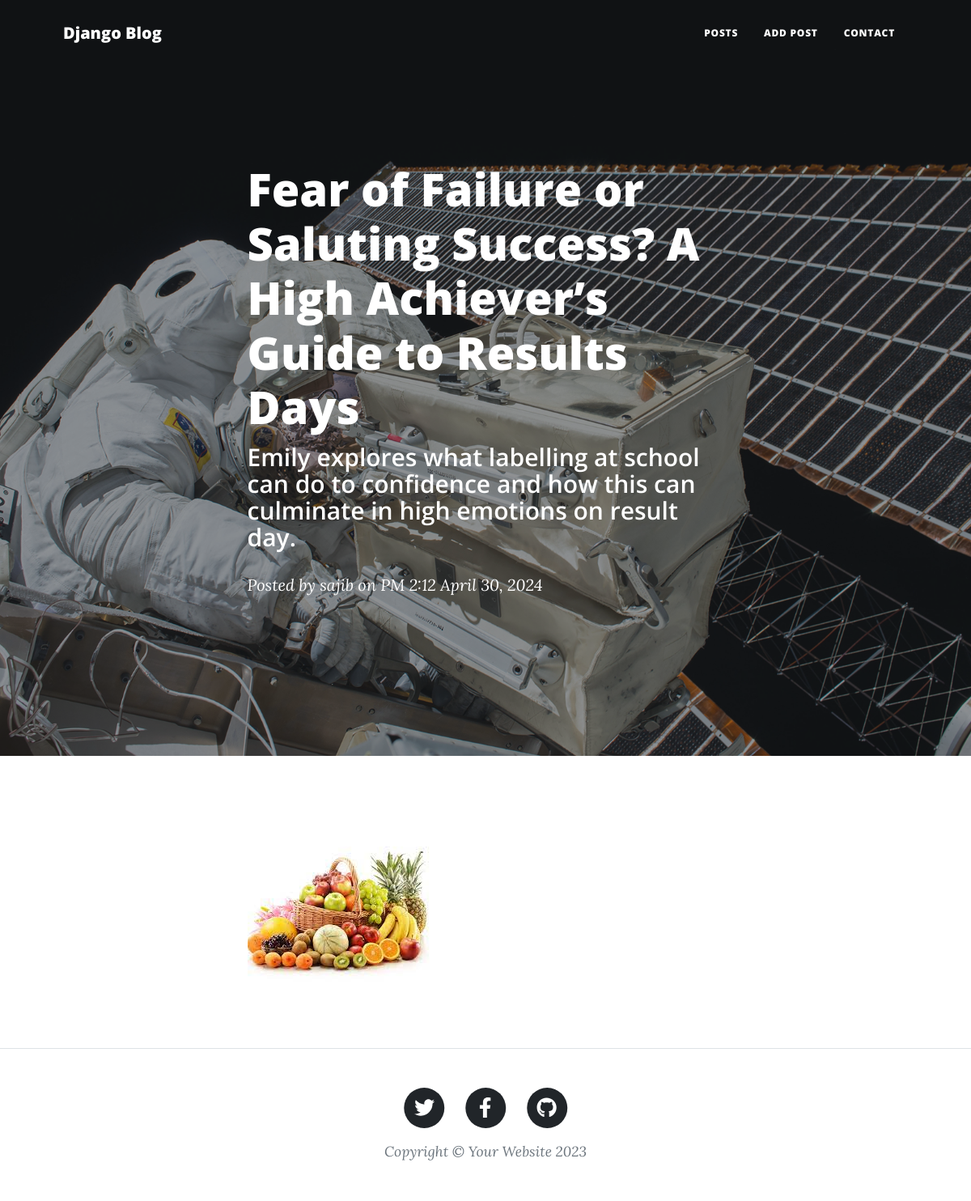
Page /blog/fear-of-failure-or-saluting-success-a-high-achievers-guide-to-results-days/ on the committed database.
### posts/models.py (models this page shows, shortened)
class Post (models.Model):
    auther = models.ForeignKey(User,related_name='post_auther',on_delete=models.SET_NULL,null=True)
    title= models.CharField(max_length=120)
    subtitle = models.CharField(max_length=1000, null=True)
    comment = models.TextField(max_length=5000)
    publish_date = models.DateTimeField(default= timezone.now)
    tags = TaggableManager()
    image = models.ImageField(upload_to='posts', null=True)
    slug = models.SlugField(null=True,blank=True)

### posts/views2.py (the view)
# urls.py: path('blog/<slug:slug>/',PostDetail.as_view()),
class PostDetail(generic.DetailView):
    model = Post
    success_url= '/blog/'

### posts/templates/posts/post_detail.html
{% extends 'base.html' %}
{% load static %}
{% block body %}
        <header class="masthead" style="background-image: url('{% static 'assets/img/post-bg.jpg' %}')">
            <div class="container position-relative px-4 px-lg-5">
                <div class="row gx-4 gx-lg-5 justify-content-center">
                    <div class="col-md-10 col-lg-8 col-xl-7">
                        <div class="post-heading">
                            <h1>{{post.title}}</h1>
                            <h2 class="subheading">{{post.subtitle}}</h2>
                            <span class="meta">
                                Posted by
                                <a href="#!">{{post.auther}}</a>
                                on {{post.publish_date|date:"A f F t, o "}}
                            </span>
                        </div>
                    </div>
                </div>
            </div>
        </header>
        <article class="mb-4">
            <div class="container px-4 px-lg-5">
                <div class="row gx-4 gx-lg-5 justify-content-center">
                    <div class="col-md-10 col-lg-8 col-xl-7">
                        <p>{{post.comment|safe}}</p>
                    </div>
                </div>
            </div>
        </article>
{% endblock %}

### templates/base.html (shortened to what this page needs)
{% load static %}
<!DOCTYPE html>
<html lang="en">
    <head>
        <link href="{% static 'css/styles.css' %}" rel="stylesheet" />
    </head>
    <body>
        <nav class="navbar navbar-expand-lg navbar-light" id="mainNav">
            <div class="container px-4 px-lg-5">
                <a class="navbar-brand" href="index.html">Django Blog</a>
                <div class="collapse navbar-collapse" id="navbarResponsive">
                    <ul class="navbar-nav ms-auto py-4 py-lg-0">
                        <li class="nav-item"><a class="nav-link px-lg-3 py-3 py-lg-4" href="/blog/">Posts</a></li>
                        <li class="nav-item"><a class="nav-link px-lg-3 py-3 py-lg-4" href="/blog/add/">Add Post</a></li>
                        <li class="nav-item"><a class="nav-link px-lg-3 py-3 py-lg-4" href="contact.html">Contact</a></li>
                    </ul>
                </div>
            </div>
        </nav>
        {% block body %}
        {% endblock %}
        <footer class="border-top">
            <div class="container px-4 px-lg-5">
                <div class="row gx-4 gx-lg-5 justify-content-center">
                    <div class="col-md-10 col-lg-8 col-xl-7">
                        <ul class="list-inline text-center">
                            <li class="list-inline-item">
                                <a href="#!">
                                    <span class="fa-stack fa-lg">
                                        <i class="fas fa-circle fa-stack-2x"></i>
                                        <i class="fab fa-twitter fa-stack-1x fa-inverse"></i>
                                    </span>
                                </a>
                            </li>
                            <li class="list-inline-item">
                                <a href="#!">
                                    <span class="fa-stack fa-lg">
                                        <i class="fas fa-circle fa-stack-2x"></i>
                                        <i class="fab fa-facebook-f fa-stack-1x fa-inverse"></i>
                                    </span>
                                </a>
                            </li>
                            <li class="list-inline-item">
                                <a href="#!">
                                    <span class="fa-stack fa-lg">
                                        <i class="fas fa-circle fa-stack-2x"></i>
                                        <i class="fab fa-github fa-stack-1x fa-inverse"></i>
                                    </span>
                                </a>
                            </li>
                        </ul>
                        <div class="small text-center text-muted fst-italic">Copyright &copy; Your Website 2023</div>
                    </div>
                </div>
            </div>
        </footer>
    </body>
</html>

### rows in the picture
Post: title "Fear of Failure or Saluting Success? A High Achiever’s Guide to Results Days", subtitle "Emily explores what labelling at school can do to confidence and how this can culminate in high emotions on result day.", auther "sajib", publish_date "PM 2:12 April 30, 2024", comment (picture)
